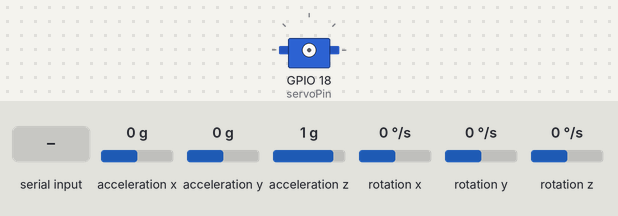
Bench run of a sketch on a simulated ESP32. On the bench: servo. The test bench sets the inputs (shaded band); at power-on: acceleration x 0 g, acceleration y 0 g, acceleration z 1 g, rotation x 0 °/s, rotation y 0 °/s, rotation z 0 °/s. Servo pulses on a pin are drawn as a servo (544–2400 µs = 0–180°); what the sketch prints to the serial monitor is not drawn.

Above: at 1.2 s.
1.3 s: "90,45\n" received over Serial
3.0 s: "A90\n" received over Serial
At 4.1 s:
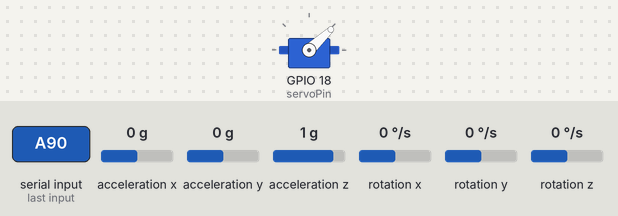
4.5 s: "30,150\n" received over Serial
At 5.7 s:
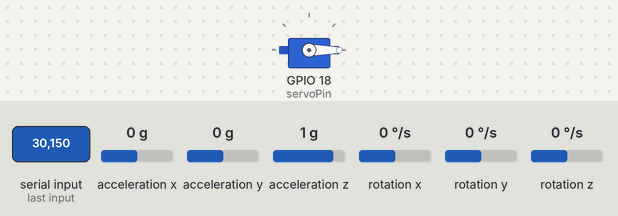
Timing chart, 0 to 7.5 s (numbered marks = the images above; inputs shaded):
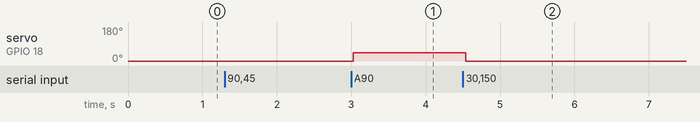

Measured:
- after the input at 3.0 s, servo on GPIO 18 (servoPin): 0° → 43° at once
- after the input at 4.5 s, servo on GPIO 18 (servoPin): 43° → 0° at once

The sketch:

servo_test.ino
```cpp
#include "Wire.h"
#include "MPU6050.h"

MPU6050 mpu;

// SER0067 corrected pulse/angle control for ESP32
//MPU 6050-servo system debug

const int servoPin = 18;      // PWM-capable pin connected to servo signal
const int ledChannel = 0;
const int freq = 50;          // 50 Hz for standard servo
const int resolution = 16;    // 16-bit

const int minUs = 500;        // min pulse for 0°
const int maxUs = 2500;       // max pulse for 360°

const int SDA_pin = 21;
const int SCL_pin = 22;


void read_MPU6050(){
  int16_t ax, ay, az;
  int16_t gx, gy, gz;

  mpu.getMotion6(&ax, &ay, &az, &gx, &gy, &gz);

  // Convert to real units
  float ax_g = ax / 16384.0;  // g
  float ay_g = ay / 16384.0;
  float az_g = az / 16384.0;

  float gx_dps = gx / 131.0;  // deg/sec
  float gy_dps = gy / 131.0;
  float gz_dps = gz / 131.0;

  Serial.print("Accel [g]:\t");
  Serial.print(ax_g); Serial.print("\t");
  Serial.print(ay_g); Serial.print("\t");
  Serial.print(az_g); Serial.print("\t");

  delay(500);
}

void setup() {
  Serial.begin(115200);
  ledcAttach(servoPin, freq, resolution);
  Serial.println("Enter pulse (µs) or angle (0-360) prefixed with A:");
  Serial.println("Examples: 1500  or  A90");

  Wire.begin(SDA_pin, SCL_pin); // SDA, SCL on ESP32
  mpu.initialize();
}

void loop() {
  if (Serial.available()) {
    String input = Serial.readStringUntil('\n');
    input.trim();

    int pulseUs = -1;

    // Check if angle command
    if (input.startsWith("A")) {
      int angle = input.substring(1).toInt();
      if (angle < 0) angle = 0;
      if (angle > 360) angle = 360;

      // Map angle to pulse, add 10 µs to correct offset
      pulseUs = minUs + ((long)(maxUs - minUs) * angle) / 360 - 13;

    } else {
      // Direct pulse command
      pulseUs = input.toInt();
    }

    // Clamp pulse within safe range
    if (pulseUs < 500) pulseUs = 500;
    if (pulseUs > 2500) pulseUs = 2500;

    // Convert pulse to duty for 16-bit PWM
    uint32_t duty = (uint32_t)((pulseUs * 65536UL) / 20000UL);
    ledcWrite(servoPin, duty);

    Serial.print("Moved to pulse: ");
    Serial.println(pulseUs);
  }
  read_MPU6050();
}
```
